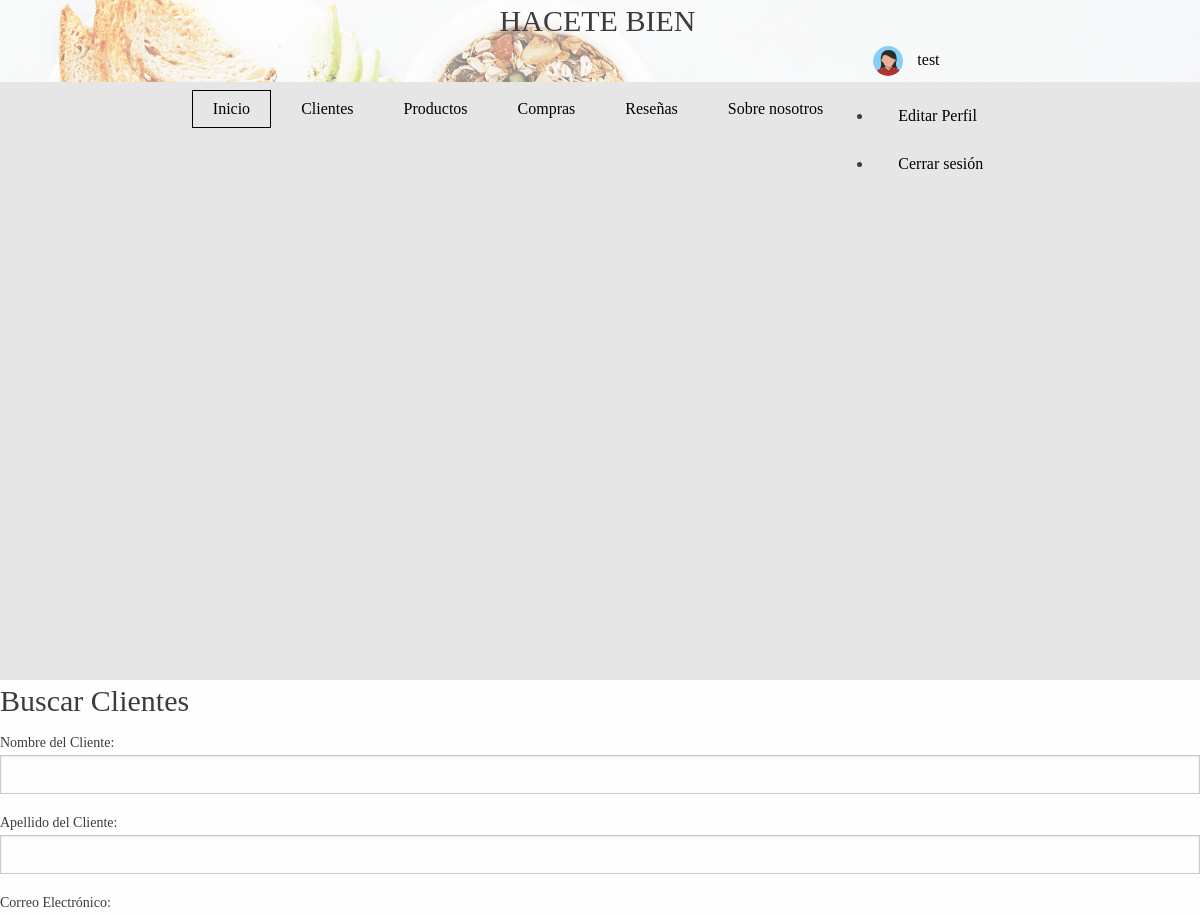
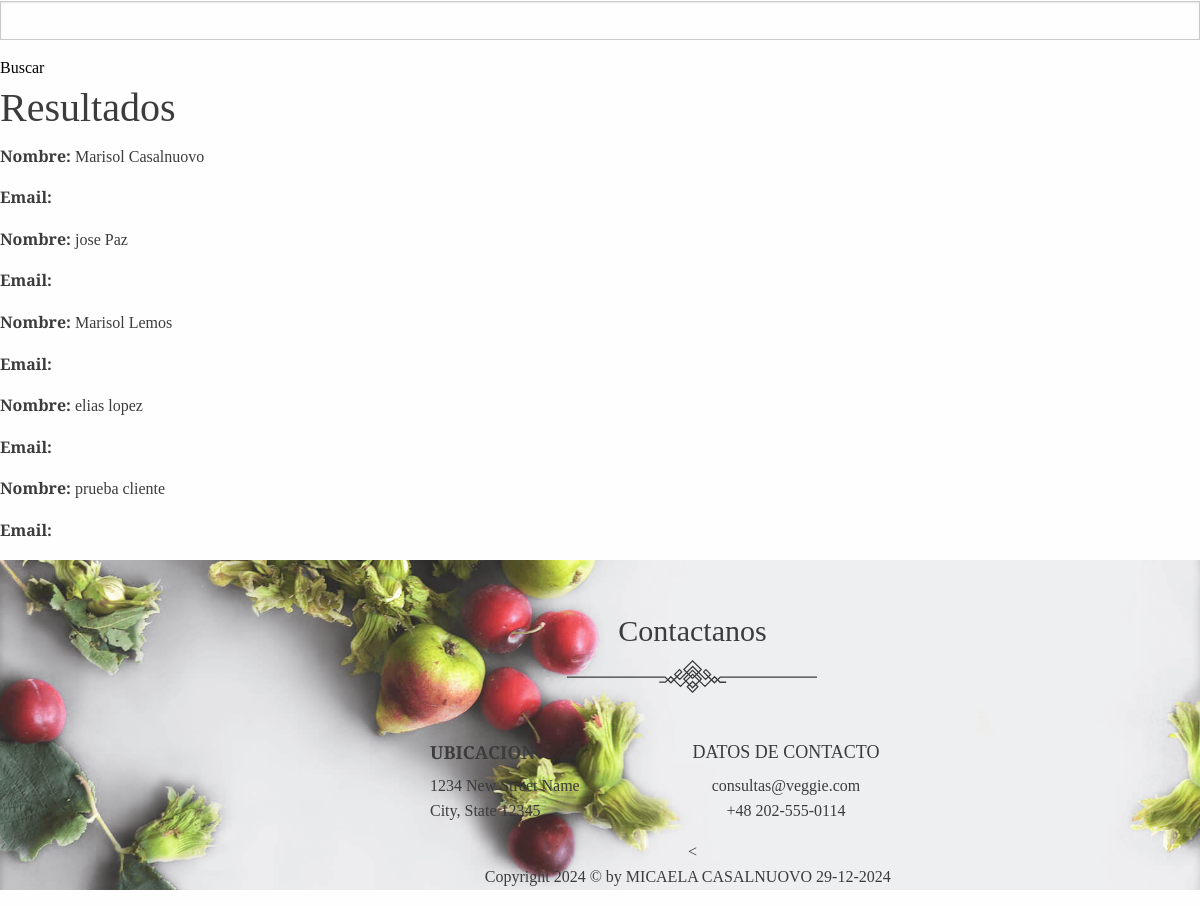
The page /App/buscar-cliente/ (signed in) on the database its author committed (2 pictures, top to bottom).
### Users/models.py (models this page shows, shortened)
class Avatar(models.Model):
    user = models.OneToOneField(User, on_delete=models.CASCADE, null=True, blank=True)
    imagen = models.ImageField(upload_to='avatars/', null=True, blank=True)

### App/models.py (models this page shows, shortened)
class ModeloCliente(models.Model):
    nombre = models.CharField(max_length=100)
    apellido = models.CharField(max_length=100)
    dni = models.CharField(max_length=20, unique=True)
    direccion = models.TextField()
    celular = models.CharField(max_length=20)

### App/views.py (the view)
# urls.py: path('buscar-cliente/', views.buscar_cliente, name='buscar_cliente'),
def buscar_cliente(request):
    form = BusquedaClienteForm(request.GET)
    clientes = ModeloCliente.objects.all()
    if form.is_valid():
        nombre = form.cleaned_data.get('nombre')
        apellido = form.cleaned_data.get('apellido')
        email = form.cleaned_data.get('email')
        if nombre:
            clientes = clientes.filter(nombre__icontains=nombre)
        if apellido:
            clientes = clientes.filter(apellido__icontains=apellido)
        if email:
            clientes = clientes.filter(email__icontains=email)
    return render(request, "App/buscar_cliente.html", {'form': form, 'clientes': clientes})

### App/forms.py
class BusquedaClienteForm(forms.Form):
    nombre = forms.CharField(max_length=100, required=False, label="Nombre del Cliente")
    apellido = forms.CharField(max_length=100, required=False, label="Apellido del Cliente")
    email = forms.EmailField(required=False, label="Correo Electrónico")

### App/templates/App/buscar_cliente.html (shortened to what this page needs)
{% extends "App/base.html" %}
{% block main %}
    <h1>Buscar Clientes</h1>
    <form method="GET" action="{% url 'buscar_cliente' %}">
        {{ form.as_p }}
        <button type="submit">Buscar</button>
    </form>
    <h2>Resultados</h2>
    <div class="clientes-lista">
        {% for cliente in clientes %}
            <div class="cliente">
                <p><strong>Nombre:</strong> {{ cliente.nombre }} {{ cliente.apellido }}</p>
                <p><strong>Email:</strong> {{ cliente.email }}</p>
            </div>
        {% empty %}
            <p>No se encontraron clientes.</p>
        {% endfor %}
    </div>
{% endblock %}

### App/templates/App/base.html (shortened to what this page needs)
<!doctype html>
{% load static %}
<html class="no-js" lang="en">
<head>
    <link rel="stylesheet" href="{% static 'App/css/app.css' %}">
    <link rel="stylesheet" type="text/css" href="https://cdnjs.cloudflare.com/ajax/libs/slick-carousel/1.7.1/slick.css" />
    <link rel="stylesheet" type="text/css" href="https://cdnjs.cloudflare.com/ajax/libs/slick-carousel/1.7.1/slick-theme.css" />
</head>
<body>
    <header class="site-header">
        <div class="container">
            <div class="header-content">
                <div class="top-menu  scroll-reveal">
                    <div class="menu">
                        <nav id="main-nav" data-animate="menu-in menu-out">
                            <ul class="main-navigation">
                                <ul class="main-navigation">
                                    <li><a class="m-active" href="{% url 'inicio' %}" data-text="Inicio">Inicio</a></li>
                                    <li><a class="m-anim" href="{% url 'clientes' %}" data-text="Clientes">Clientes</a></li>
                                    <li><a class="m-anim" href="{% url 'productos' %}" data-text="Productos">Productos</a></li>
                                    <li><a class="m-anim" href="{% url 'compra' %}" data-text="Compras">Compras</a></li>
                                    <li><a class="m-anim" href="{% url 'resenas' %}" data-text="Reseñas">Reseñas</a></li>
                                    <li><a class="m-anim" href="{% url 'about' %}" data-text="Sobre nosotros">Sobre nosotros</a></li>
                                    {% if user.is_authenticated %}
                                    <li class="nav-item dropdown">
                                        <a class="nav-link dropdown-toggle" href="#" id="navbarDropdown" role="button" data-bs-toggle="dropdown" aria-expanded="false">
                                            {% if user.avatar %}
                                                <img src="{{ user.avatar.imagen.url }}" alt="Avatar"
                                                     style="width: 30px; height: 30px; border-radius: 50%; object-fit: cover; margin-right: 10px;" />
                                            {% else %}
                                                <img src="{% static 'default-avatar.png' %}" alt="Avatar"
                                                     style="width: 30px; height: 30px; border-radius: 50%; object-fit: cover; margin-right: 10px;" />
                                            {% endif %}
                                            {{ user.username }}
                                        </a>
                                        <ul class="dropdown-menu" aria-labelledby="navbarDropdown">
                                            <li><a class="dropdown-item" href="{% url 'cambiar_email_y_contrasena' %}" data-text="Editar Perfil">Editar Perfil</a></li>
                                            <li><a class="dropdown-item" href="{% url 'Logout' %}" data-text="Cerrar sesión">Cerrar sesión</a></li>
                                        </ul>
                                    </li>
                                {% else %}
                                    <li><a class="m-anim" href="{% url 'Login' %}" data-text="Login">Iniciar sesión</a></li>
                                {% endif %}
                                </ul>
                        </nav>
                    </div>
                </div>
            </div>
        </div>
        <div class="slider">
            <div class="a-slide slide1">
                <div class="container">
                    <div class="bottom-section scroll-reveal" data-origin="right" data-distance="20%">
                        <h1 class="header-txt">HACETE BIEN</h1>
                    </div>
                </div>
            </div>
        </div>
    </header>
</body>
    {% block main  %}
    {% endblock main  %}
    <footer id="contact-us">
        <div class="container">
            <div class="footer-content">
                <h1 class="header-txt scroll-reveal">Contactanos</h1>
                <div class="divider scroll-reveal">
                </div>
                <div class="contact-info scroll-reveal">
                    <div class="info-address">
                        <h3>Ubicacion</h3>
                        <p>1234 New Street Name<br>City, State 12345</p>
                    </div>
                    <div class="Datos de contacto">
                        <h3>Datos de contacto</h3>
                        <p>consultas@veggie.com<br>+48 202-555-0114</p>
                    </div>
                </div>
                <
            </div>
            <p class="copy-info">Copyright 2024 © by MICAELA CASALNUOVO 29-12-2024</p>
        </div>
    </footer>
</body>
</html>

### rows shown on the page
ModeloCliente: nombre "Marisol", apellido "Casalnuovo"
ModeloCliente: nombre "jose", apellido "Paz"
ModeloCliente: nombre "Marisol", apellido "Lemos"
ModeloCliente: nombre "elias", apellido "lopez"
ModeloCliente: nombre "prueba", apellido "cliente"

### other values the page prints
{{ user.username }} "test"
